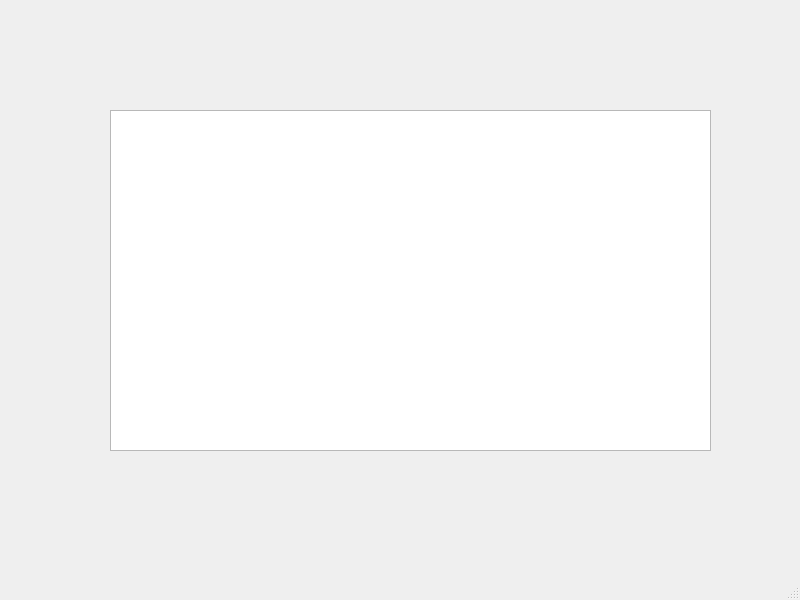
<?xml version="1.0" encoding="UTF-8"?>
<ui version="4.0">
 <class>MainWindow</class>
 <widget class="QMainWindow" name="MainWindow">
  <property name="geometry">
   <rect>
    <x>0</x>
    <y>0</y>
    <width>800</width>
    <height>600</height>
   </rect>
  </property>
  <property name="windowTitle">
   <string>MainWindow</string>
  </property>
  <widget class="QWidget" name="centralwidget">
   <widget class="QTableWidget" name="tableWidget">
    <property name="geometry">
     <rect>
      <x>110</x>
      <y>110</y>
      <width>601</width>
      <height>341</height>
     </rect>
    </property>
   </widget>
  </widget>
  <widget class="QMenuBar" name="menubar">
   <property name="geometry">
    <rect>
     <x>0</x>
     <y>0</y>
     <width>800</width>
     <height>21</height>
    </rect>
   </property>
  </widget>
  <widget class="QStatusBar" name="statusbar"/>
 </widget>
 <resources/>
 <connections/>
</ui>
